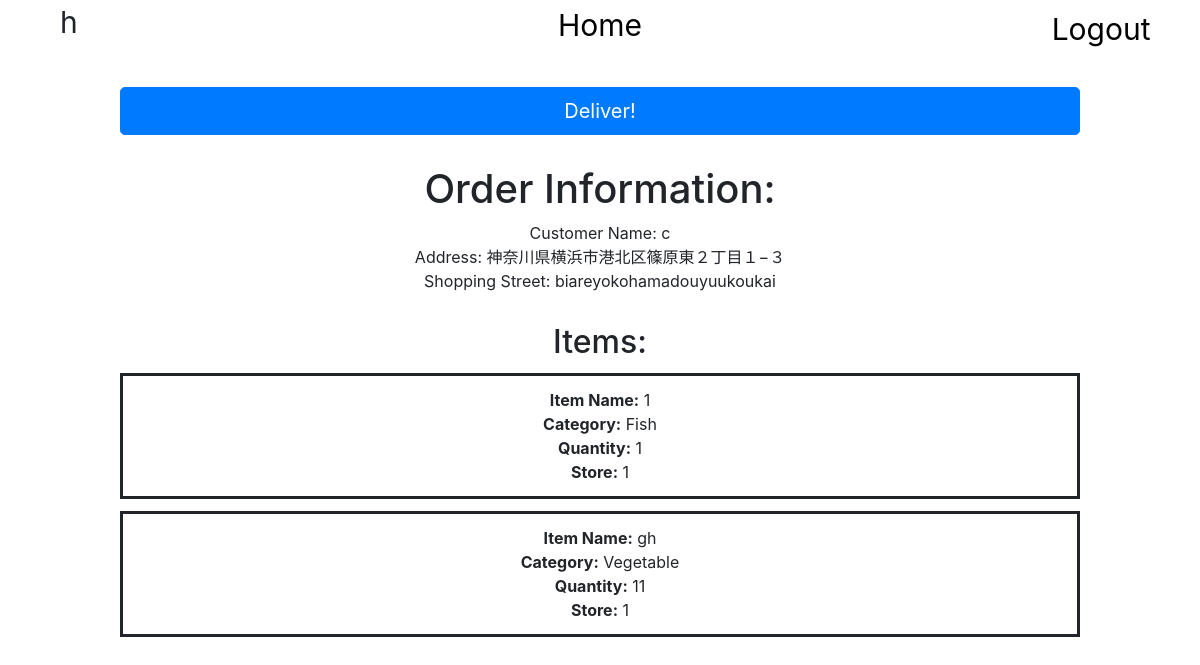
The app's page /helper_details/1/ (signed in), older data.
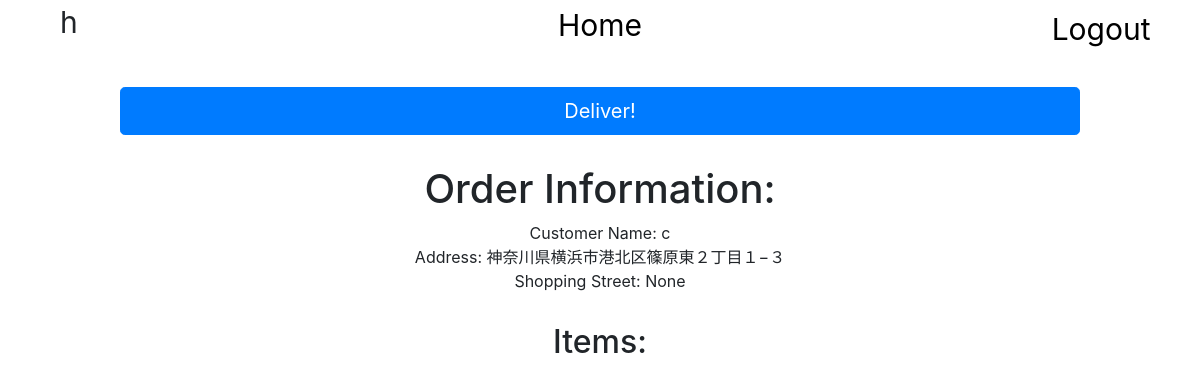
The same page, newer data.
### yocalshops/models.py (models this page shows, shortened)
class Customer(models.Model):
    user = models.OneToOneField(User, null=True, on_delete=models.CASCADE)
    name = models.CharField(max_length=100, null=True)
    address = models.CharField(max_length=100, null=True)
    shoppingstreet = models.ForeignKey(
        ShoppingStreet, null=True, on_delete=models.SET_NULL)
    STATUS = (
        ("Pending", "Pending"),
        ("On The way", "On The Way")
    )
    status = models.CharField(max_length=200, null=True, choices=STATUS)
    helper = models.ForeignKey(
        Helper, null=True, on_delete=models.SET_NULL)

class ShoppingStreet(models.Model):
    name = models.CharField(max_length=200, null=True)
    ward = models.CharField(max_length=200, null=True)
    town = models.CharField(max_length=200, null=True)
    latitude = models.FloatField()
    longitude = models.FloatField()
    def __str__(self):
        return str(self.name)

class Item(models.Model):
    name = models.CharField(max_length=200, null=True)
    CATEGORY = (
        ("Meat", "Meat"),
        ("Fish", "Fish"),
        ("Vegetable", "Vegetable"),
        ("Fruits", "Fruits"),
        ("Others", "Others")
    )
    category = models.CharField(max_length=200, null=True, choices=CATEGORY)
    quantity = models.IntegerField(null=True)
    store = models.CharField(max_length=200, null=True)
    customer = models.ForeignKey(
        Customer, null=True, on_delete=models.CASCADE)
    def __str__(self):
        return str(self.name)

### yocalshops/views.py (the view)
# urls.py: path("helper_details/<int:id>/",
def helper_details(request, id):
    customer = Customer.objects.get(id=id)
    items = Item.objects.filter(customer=customer)
    user = Helper.objects.get(name=request.user.username)
    context = {"customer": customer, "items": items, "user": user}
    return render(request, "yocalshops/helper_details.html", context)

### yocalshops/templates/yocalshops/helper_details.html (shortened to what this page needs)
<!DOCTYPE html>
<html lang="en">
    <head>
        <link rel="stylesheet" href="https://maxcdn.bootstrapcdn.com/bootstrap/4.0.0/css/bootstrap.min.css">
    </head>
    <body style = "background: white">
        <div class="top">
            {{ request.user }}
        </div>
        <a  class="btn btn-lg btn-block" href="{% url 'helper_home' %}" style = "text-align: center; font-size: 30px; transform: translateY(-10%);" role="button">Home</a>
        <div class="logout">
            <a href="{% url 'logout' %}" style="float: right; font-size: 30px; transform: translateY(-125%)translateX(-50%); ">Logout</a>
        </div>
        <div class="button">
            <a href="{% url 'helper_delivery' customer.id %}" class="btn btn-primary btn-lg btn-block bg-primary text-white" id="deliver">Deliver!</a>
        </div>
        <div class="order">
            <h1 class="orderhead">Order Information:</h1>
            Customer Name: {{customer.name}}
            <br>
            Address: {{customer.address}}
            <br>
            Shopping Street: {{customer.shoppingstreet}}
        </div>
        <div class="items">
            <h2 class="itemhead">Items:</h2>
            {% for name in items %}
                <div class="item">
                    <b>Item Name:</b> {{name}}
                    <br>
                    <b>Category:</b> {{name.category}}
                    <br>
                    <b>Quantity:</b> {{name.quantity}}
                    <br>
                    <b>Store:</b> {{name.store}}
                </div>
            {% endfor %}
        </div>
    </body>
</html>

Row changes from the older to the newer data that the page shows:
removed Item: name "1", category "Fish", quantity "1", store "1"
removed Item: name "gh", category "Vegetable", quantity "11", store "1"
changed Customer "神奈川県横浜市港北区篠原東２丁目１−３": shoppingstreet "biareyokohamadouyuukoukai" → "None"
